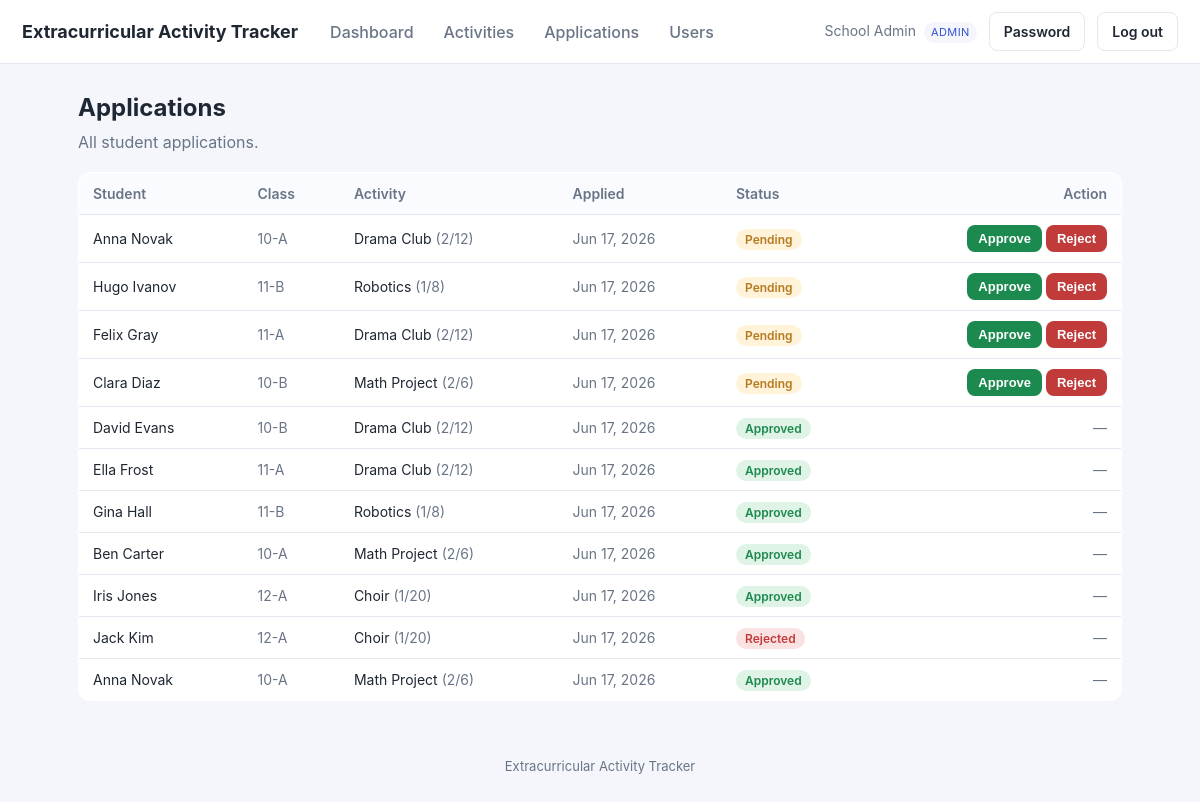
The page /applications.php (signed in) on the database its author committed.
### tables this page shows
CREATE TABLE users (
  id          INT AUTO_INCREMENT PRIMARY KEY,
  name        VARCHAR(120) NOT NULL,
  email       VARCHAR(190) NOT NULL UNIQUE,
  password    VARCHAR(255) NOT NULL,
  role        ENUM('admin','teacher','student') NOT NULL,
  grade_class VARCHAR(40) DEFAULT NULL,         
  active      TINYINT(1) NOT NULL DEFAULT 1,
  must_change_password TINYINT(1) NOT NULL DEFAULT 0,
  created_at  DATETIME NOT NULL DEFAULT CURRENT_TIMESTAMP
);

CREATE TABLE applications (
  id          INT AUTO_INCREMENT PRIMARY KEY,
  student_id  INT NOT NULL,
  activity_id INT NOT NULL,
  status      ENUM('pending','approved','rejected') NOT NULL DEFAULT 'pending',
  applied_at  DATETIME NOT NULL DEFAULT CURRENT_TIMESTAMP,
  decided_at  DATETIME DEFAULT NULL,
  decided_by  INT DEFAULT NULL,
  UNIQUE KEY uniq_student_activity (student_id, activity_id),
  CONSTRAINT fk_app_student  FOREIGN KEY (student_id)  REFERENCES users(id)      ON DELETE CASCADE,
  CONSTRAINT fk_app_activity FOREIGN KEY (activity_id) REFERENCES activities(id) ON DELETE CASCADE,
  CONSTRAINT fk_app_decider  FOREIGN KEY (decided_by)  REFERENCES users(id)      ON DELETE SET NULL
);

CREATE TABLE activities (
  id            INT AUTO_INCREMENT PRIMARY KEY,
  name          VARCHAR(150) NOT NULL,
  description   TEXT,
  location      VARCHAR(150) DEFAULT NULL,
  schedule_text VARCHAR(150) DEFAULT NULL,      
  max_students  INT NOT NULL DEFAULT 20,
  status        ENUM('open','closed','archived') NOT NULL DEFAULT 'open',
  created_by    INT DEFAULT NULL,
  created_at    DATETIME NOT NULL DEFAULT CURRENT_TIMESTAMP,
  CONSTRAINT fk_act_creator FOREIGN KEY (created_by) REFERENCES users(id) ON DELETE SET NULL
);

### includes/db.php (called while the page is built, shortened)
<?php
function db(): PDO {
    static $pdo = null;
    if ($pdo === null) {
        $dsn = 'mysql:host=' . DB_HOST . ';dbname=' . DB_NAME . ';charset=utf8mb4';
        try {
            $pdo = new PDO($dsn, DB_USER, DB_PASS, [
                PDO::ATTR_ERRMODE            => PDO::ERRMODE_EXCEPTION,
                PDO::ATTR_DEFAULT_FETCH_MODE => PDO::FETCH_ASSOC,
                PDO::ATTR_EMULATE_PREPARES   => false,
            ]);
        } catch (PDOException $e) {
            http_response_code(500);
            die('Database connection failed. Check config.php. '
                . (DEBUG ? '(' . htmlspecialchars($e->getMessage()) . ')' : ''));
        }
    }
    return $pdo;
}

### includes/auth.php (called while the page is built, shortened)
<?php
require_once __DIR__ . '/db.php';
require_once __DIR__ . '/functions.php';
function current_user(): ?array {
    static $u = null;
    if ($u === null) {
        $st = db()->prepare('SELECT * FROM users WHERE id=? AND active=1');
        $st->execute([$_SESSION['uid']]);
        $u = $st->fetch() ?: null;
    }
    return $u;
}
function require_login(): array {
    $u = current_user();
    return $u;
}
function require_role(string ...$roles): array {
    $u = require_login();
    return $u;
}
function is_admin(array $u): bool   { return $u['role'] === 'admin'; }

### applications.php (the view, shortened to what this page needs)
<?php
require_once __DIR__ . '/includes/auth.php';
$u = require_role('admin', 'teacher');
$params = [];
$where = "1=1";
$sql = "SELECT ap.*, s.name AS student_name, s.grade_class, a.name AS activity_name, a.max_students,
        (SELECT COUNT(*) FROM applications x WHERE x.activity_id=ap.activity_id AND x.status='approved') AS approved_now
        FROM applications ap
        JOIN users s ON s.id=ap.student_id
        JOIN activities a ON a.id=ap.activity_id
        WHERE $where
        ORDER BY (ap.status='pending') DESC, ap.applied_at DESC";
$st = db()->prepare($sql);
$st->execute($params);
$rows = $st->fetchAll();
include __DIR__ . '/includes/header.php';
?>
<h1>Applications</h1>
<p class="sub"><?= is_admin($u) ? 'All student applications.' : 'Applications for your activities.' ?></p>
<?php if (!$rows): ?>
  <div class="card muted">No applications to show.</div>
<?php else: ?>
<table>
  <tr><th>Student</th><th>Class</th><th>Activity</th><th>Applied</th><th>Status</th><th class="right">Action</th></tr>
  <?php foreach ($rows as $r): $full = $r['approved_now'] >= $r['max_students']; ?>
  <tr>
    <td><?= e($r['student_name']) ?></td>
    <td class="muted"><?= e($r['grade_class'] ?: '—') ?></td>
    <td><?= e($r['activity_name']) ?> <span class="muted">(<?= (int)$r['approved_now'] ?>/<?= (int)$r['max_students'] ?>)</span></td>
    <td class="muted"><?= e(date('M j, Y', strtotime($r['applied_at']))) ?></td>
    <td><?= status_badge($r['status']) ?></td>
    <td class="right">
      <?php if ($r['status']==='pending'): ?>
      <form method="post" class="inline">
        <button class="btn btn-sm btn-ok" name="decision" value="approved" <?= $full?'disabled title="Activity is full"':'' ?>>Approve</button>
        <button class="btn btn-sm btn-bad" name="decision" value="rejected">Reject</button>
      </form>
      <?php else: ?><span class="muted">—</span><?php endif; ?>
    </td>
  </tr>
  <?php endforeach; ?>
</table>
<?php endif; ?>
<?php include __DIR__ . '/includes/footer.php'; ?>

### includes/header.php (shortened to what this page needs)
<?php
$u = $u ?? current_user();
?><!DOCTYPE html>
<html lang="en">
<head>
<link rel="stylesheet" href="assets/style.css">
</head>
<body>
<header class="topbar">
  <a class="brand" href="dashboard.php"><?= e(APP_NAME) ?></a>
  <?php if ($u): ?>
  <nav class="mainnav">
    <a href="dashboard.php">Dashboard</a>
    <a href="activities.php">Activities</a>
    <?php if (is_admin($u) || is_teacher($u)): ?>
      <a href="applications.php">Applications</a>
    <?php endif; ?>
    <?php if (is_admin($u)): ?>
      <a href="users.php">Users</a>
    <?php endif; ?>
  </nav>
  <div class="userbox">
    <span class="uname"><?= e($u['name']) ?> <span class="role"><?= e($u['role']) ?></span></span>
    <a class="btn btn-ghost" href="change_password.php">Password</a>
    <a class="btn btn-ghost" href="logout.php">Log out</a>
  </div>
  <?php endif; ?>
</header>
<main class="container">

### includes/functions.php (shortened to what this page needs)
<?php
function e(?string $s): string {
    return htmlspecialchars($s ?? '', ENT_QUOTES, 'UTF-8');
}
function status_badge(string $status): string {
    return '<span class="badge badge-' . e($status) . '">' . e(ucfirst($status)) . '</span>';
}

### assets/style.css (style rules this page uses)
:root { --bg:#f4f6fb; --card:#fff; --ink:#1f2733; --muted:#697586; --line:#e3e8f0; --brand:#3454d1; --brand-d:#2740a8; --ok:#1c8a4e; --warn:#b7791f; --bad:#c23b3b; --radius:12px; --shadow:0 1px 3px rgba(20,30,60,.08),0 6px 18px rgba(20,30,60,.05); }
* { box-sizing:border-box }
body { margin:0;font-family:-apple-system,Segoe UI,Roboto,Helvetica,Arial,sans-serif; background:var(--bg);color:var(--ink);line-height:1.5 }
a { color:var(--brand);text-decoration:none }
.topbar { display:flex;align-items:center;gap:20px;background:var(--card); padding:12px 22px;border-bottom:1px solid var(--line);flex-wrap:wrap }
.brand { font-weight:700;font-size:18px;color:var(--ink) }
.mainnav { display:flex;gap:6px;flex:1;flex-wrap:wrap }
.mainnav a { padding:7px 12px;border-radius:8px;color:var(--muted);font-weight:500 }
.userbox { display:flex;align-items:center;gap:12px }
.uname { font-size:14px;color:var(--muted) }
.role { display:inline-block;font-size:11px;text-transform:uppercase;letter-spacing:.04em; background:var(--bg);color:var(--brand);padding:2px 7px;border-radius:20px;margin-left:4px }
.container { max-width:1080px;margin:26px auto;padding:0 18px }
h1 { font-size:24px;margin:0 0 4px }
.sub { color:var(--muted);margin:0 0 18px }
table { width:100%;border-collapse:collapse;background:var(--card); border:1px solid var(--line);border-radius:var(--radius);overflow:hidden }
th,td { text-align:left;padding:10px 14px;border-bottom:1px solid var(--line);font-size:14px }
th { background:#fafbfe;color:var(--muted);font-weight:600 }
tr:last-child td { border-bottom:none }
.btn { display:inline-block;border:1px solid transparent;background:var(--brand);color:#fff; padding:8px 14px;border-radius:8px;font-size:14px;cursor:pointer;font-weight:600 }
.btn-ghost { background:transparent;border-color:var(--line);color:var(--ink) }
.btn-ok { background:var(--ok) }
.btn-bad { background:var(--bad) }
.btn-sm { padding:5px 10px;font-size:13px }
.inline { display:inline;width:auto }
.badge { font-size:12px;padding:3px 9px;border-radius:20px;font-weight:600 }
.badge-pending { background:#fff3da;color:var(--warn) }
.badge-approved { background:#dff3e6;color:var(--ok) }
.badge-rejected { background:#fbe2e2;color:var(--bad) }
.muted { color:var(--muted) }
.right { text-align:right }

### rows shown on the page
users: name "School Admin", role "ADMIN"
applications: student.name "Anna Novak", student.grade_class "10-A", activity.name "Drama Club", approved_now "2", activity.max_students "12", applied_at "Jun 17, 2026", status "Pending"
applications: student.name "Hugo Ivanov", student.grade_class "11-B", activity.name "Robotics", approved_now "1", activity.max_students "8", applied_at "Jun 17, 2026", status "Pending"
applications: student.name "Felix Gray", student.grade_class "11-A", activity.name "Drama Club", approved_now "2", activity.max_students "12", applied_at "Jun 17, 2026", status "Pending"
applications: student.name "Clara Diaz", student.grade_class "10-B", activity.name "Math Project", approved_now "2", activity.max_students "6", applied_at "Jun 17, 2026", status "Pending"
applications: student.name "David Evans", student.grade_class "10-B", activity.name "Drama Club", approved_now "2", activity.max_students "12", applied_at "Jun 17, 2026", status "Approved"
applications: student.name "Ella Frost", student.grade_class "11-A", activity.name "Drama Club", approved_now "2", activity.max_students "12", applied_at "Jun 17, 2026", status "Approved"
applications: student.name "Gina Hall", student.grade_class "11-B", activity.name "Robotics", approved_now "1", activity.max_students "8", applied_at "Jun 17, 2026", status "Approved"
applications: student.name "Ben Carter", student.grade_class "10-A", activity.name "Math Project", approved_now "2", activity.max_students "6", applied_at "Jun 17, 2026", status "Approved"
applications: student.name "Iris Jones", student.grade_class "12-A", activity.name "Choir", approved_now "1", activity.max_students "20", applied_at "Jun 17, 2026", status "Approved"
applications: student.name "Jack Kim", student.grade_class "12-A", activity.name "Choir", approved_now "1", activity.max_students "20", applied_at "Jun 17, 2026", status "Rejected"
applications: student.name "Anna Novak", student.grade_class "10-A", activity.name "Math Project", approved_now "2", activity.max_students "6", applied_at "Jun 17, 2026", status "Approved"

### other values the page prints
APP_NAME "Extracurricular Activity Tracker"
